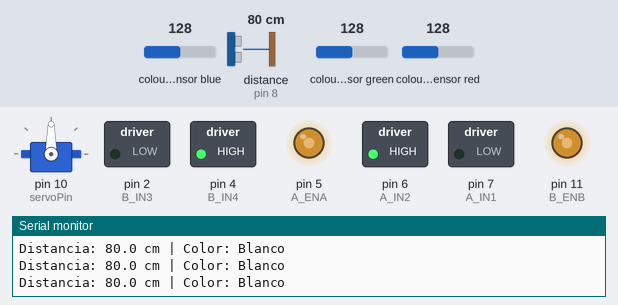
This sketch was run on a simulated Arduino Uno, built with avr-gcc and run on an emulated ATmega328P. Parts: servo, switched loads named in the sketch (green lamp = pin HIGH), output pins drawn as LEDs (lit = HIGH), the last lines printed to the serial monitor. Wiring (inferred from the names in the program): ultrasonic range finder: trigger pin 9; echo pin 8. Dashed ring = blinking. Inputs (shaded band) come from the test bench; at power-on: distance to the obstacle (sensor on pin 8) 80 cm, colour sensor green 128, colour sensor blue 128, colour sensor red 128. The echo pulse lasts 58.3 µs per cm; pins used as bus, display or sensor lines are not drawn.

Above: at 1.2 s.
1.3 s: distance to the obstacle (sensor on pin 8) set to 24 cm
2.8 s: distance to the obstacle (sensor on pin 8) set to 19 cm
At 4.0 s:
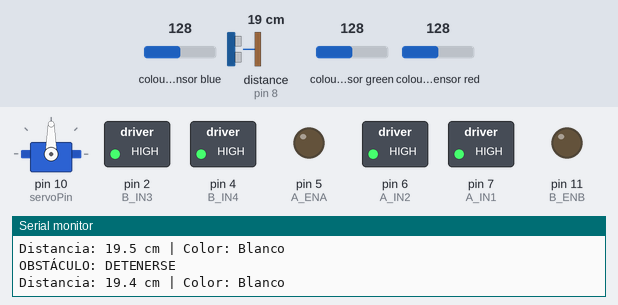
4.3 s: colour sensor green set to 168
6.3 s: colour sensor green set to 174
At 7.6 s:
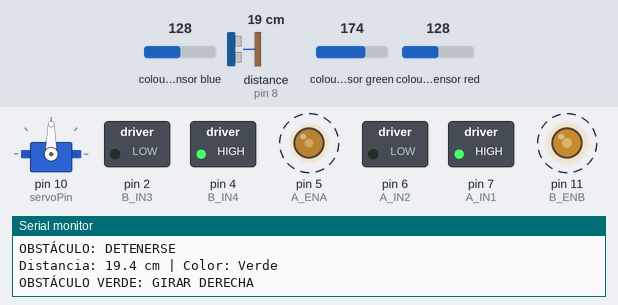
9.3 s: colour sensor blue set to 250
At 11.4 s:
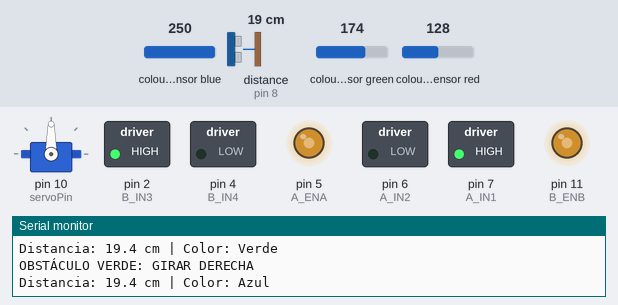
12.3 s: colour sensor blue set to 221
13.9 s: colour sensor blue set to 215
At 15.5 s:
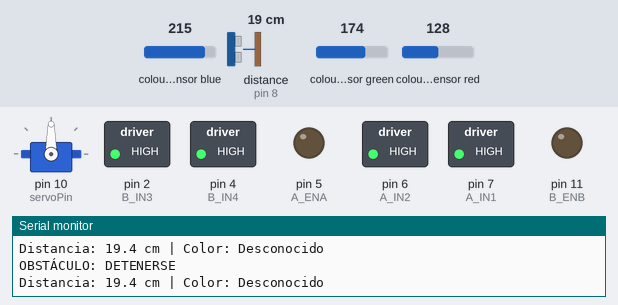
Timing chart, 0 to 17.0 s (numbered marks = the images above; inputs shaded):
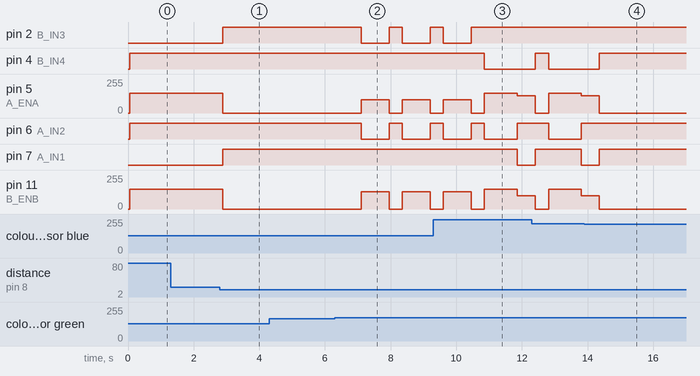

The sketch:

primeraVers.ino
```cpp
#include <Wire.h>
#include <Adafruit_TCS34725.h>
#include <Servo.h>
// -------------- Ultrasonido --------------
const int trigPin = 9;
const int echoPin = 8;
const float correccion      = 0.89;   // ajuste fino de distancia
const float distanciaUmbral = 23.0;   // cm

// -------------- Motores --------------
const int A_IN1 = 7;
const int A_IN2 = 6;
const int A_ENA = 5;   // PWM
const int B_IN3 = 2;
const int B_IN4 = 4;
const int B_ENB = 11;  // PWM

// -------------- Sensor de color --------------
Adafruit_TCS34725 tcs(
  TCS34725_INTEGRATIONTIME_154MS,
  TCS34725_GAIN_1X
);

// -------------- Servomotor (opcional) --------------
Servo servoMotor;          // borra si no usas servo
const int servoPin = 10;   // idem
const int anguloFrente = 90;

// --------------------------------------------------
// SETUP
// --------------------------------------------------
void setup() {
  Serial.begin(9600);

  // Ultrasónico
  pinMode(trigPin, OUTPUT);
  pinMode(echoPin, INPUT);

  // Motores
  pinMode(A_IN1, OUTPUT);
  pinMode(A_IN2, OUTPUT);
  pinMode(A_ENA, OUTPUT);
  pinMode(B_IN3, OUTPUT);
  pinMode(B_IN4, OUTPUT);
  pinMode(B_ENB, OUTPUT);

  // Servomotor (quítalo si no lo usas)
  servoMotor.attach(servoPin);
  servoMotor.write(anguloFrente);   // mira al frente

  // Sensor de color
  if (!tcs.begin()) {
    Serial.println("No se detectó el sensor TCS34725.");
    while (1);
  } else {
    Serial.println("Sensor de color OK.");
  }
}

// --------------------------------------------------
// LOOP PRINCIPAL
// --------------------------------------------------
void loop() {
  float distancia = medirDistancia();
  String color    = detectarColor();
  Serial.print("Distancia: ");
  Serial.print(distancia, 1);
  Serial.print(" cm | Color: ");
  Serial.println(color);

  if (distancia < distanciaUmbral) {    // Objeto cerca
    detener();                          // Detener primero
    delay(400);
    // Dependiendo del color, hacer acción
    if (color == "Rojo") {

      girarIzquierda();
      delay(300);
      Serial.println("OBSTÁCULO ROJO: GIRAR IZQUIERDA");
    }
    else if (color == "Verde") {
      girarDerecha();
      delay(300);
      Serial.println("OBSTÁCULO VERDE: GIRAR DERECHA");
    }
    else if (color == "Azul") {
      retroceder();                 // Comienza a retroceder
      delay(1000);                  // Retrocede durante 1 segundo
      girarIzquierda();                    // Detiene después de retroceder
      Serial.println("OBSTÁCULO AZUL: DETENER + RETROCEDER");
    }
    else {  // Otros colores o desconocido
      detener();
      Serial.println("OBSTÁCULO: DETENERSE");
    }

    delay(500);  // Pausa para que la maniobra se note y evitar lecturas rápidas repetidas
  }
  else {
    avanzar();  // Si no hay obstáculo, sigue avanzando normalmente
  }

  //delay(200);
}


// --------------------------------------------------
// FUNCIONES DE MOTOR
// --------------------------------------------------
void retroceder() {
  analogWrite(A_ENA, 150);
  analogWrite(B_ENB, 150);
  digitalWrite(A_IN1, HIGH);
  digitalWrite(A_IN2, LOW);
  digitalWrite(B_IN3, HIGH);
  digitalWrite(B_IN4, LOW);
}

void avanzar() {
  analogWrite(A_ENA, 150);
  analogWrite(B_ENB, 150);
  digitalWrite(A_IN1, LOW);
  digitalWrite(A_IN2, HIGH);
  digitalWrite(B_IN3, LOW);
  digitalWrite(B_IN4, HIGH);
}

void girarIzquierda() {
  analogWrite(A_ENA, 130);
  analogWrite(B_ENB, 100);
  digitalWrite(A_IN1, LOW);
  digitalWrite(A_IN2, HIGH);
  digitalWrite(B_IN3, HIGH);
  digitalWrite(B_IN4, LOW);
}

void girarDerecha() {
  analogWrite(A_ENA, 100);
  analogWrite(B_ENB, 130);
  digitalWrite(A_IN1, HIGH);
  digitalWrite(A_IN2, LOW);
  digitalWrite(B_IN3, LOW);
  digitalWrite(B_IN4, HIGH);
}

void detener() {
  // Aplica frenado activo: ambos pines HIGH
  digitalWrite(A_IN1, HIGH);
  digitalWrite(A_IN2, HIGH);
  digitalWrite(B_IN3, HIGH);
  digitalWrite(B_IN4, HIGH);

  // Corta PWM
  analogWrite(A_ENA, 0);
  analogWrite(B_ENB, 0);
}


// --------------------------------------------------
// FUNCIONES DE SENSOR
// --------------------------------------------------
float medirDistancia() {
  digitalWrite(trigPin, LOW);
  delayMicroseconds(2);
  digitalWrite(trigPin, HIGH);
  delayMicroseconds(10);
  digitalWrite(trigPin, LOW);

  long duracion = pulseIn(echoPin, HIGH);
  float distancia = duracion * 0.034 / 2.0 + correccion;   // cm
  return distancia;
}

String detectarColor() {
  uint16_t r, g, b, c;
  tcs.getRawData(&r, &g, &b, &c);

  if (c == 0) c = 1;           // evita división por 0

  float fr = (float)r / c;     // componentes normalizadas
  float fg = (float)g / c;
  float fb = (float)b / c;
  /*
  Serial.println(fr);
  Serial.println(fg);
  Serial.println(fb);
  */
  if (c < 80) return "Negro";

  else if (fr > 0.40 && fg < 0.30 && fb < 0.30) return "Rojo";
  else if (fr < 0.30 && fg > 0.40 && fb < 0.30) return "Verde";
  else if (fr < 0.25 && fg < 0.37 && fb > 0.42) return "Azul";


  else if (fr > 0.27 && fg > 0.27 && fb > 0.27 && c > 1000) return "Blanco";
  else
    return "Desconocido";
}
```

Measured:
- the behaviour switches between 23 and 22 cm on distance to the obstacle (sensor on pin 8) (found by bisection; images 0 and 1)
- the behaviour switches between 170 and 171 on colour sensor green (found by bisection; images 1 and 2)
- the behaviour switches between 219 and 218 on colour sensor blue (found by bisection; images 3 and 4)
- after the input at 2.8 s, pin 2 (B_IN3), pin 7 (A_IN1): LOW → HIGH after 0.09 s; pin 5 (A_ENA), pin 11 (B_ENB): 150/255 → 0/255 after 0.09 s
- after the input at 6.3 s, pin 2 (B_IN3), pin 6 (A_IN2): alternates HIGH for 0.40 s and LOW for 0.85 s, starting after 0.80 s; pin 5 (A_ENA): alternates 100/255 for 0.85 s and 0/255 for 0.40 s, starting after 0.80 s; pin 11 (B_ENB): alternates 130/255 for 0.85 s and 0/255 for 0.40 s, starting after 0.80 s
- after the input at 9.3 s, pin 2 (B_IN3): goes on until 10.5 s, then stays HIGH; pin 4 (B_IN4): HIGH → LOW after 1.6 s; pin 7 (A_IN1): HIGH → LOW after 2.6 s
- after the input at 13.9 s, pin 4 (B_IN4), pin 7 (A_IN1): goes on until 14.4 s, then stays HIGH; pin 5 (A_ENA), pin 11 (B_ENB): goes on until 14.4 s, then stays 0/255; pin 6 (A_IN2): stops changing and stays HIGH
